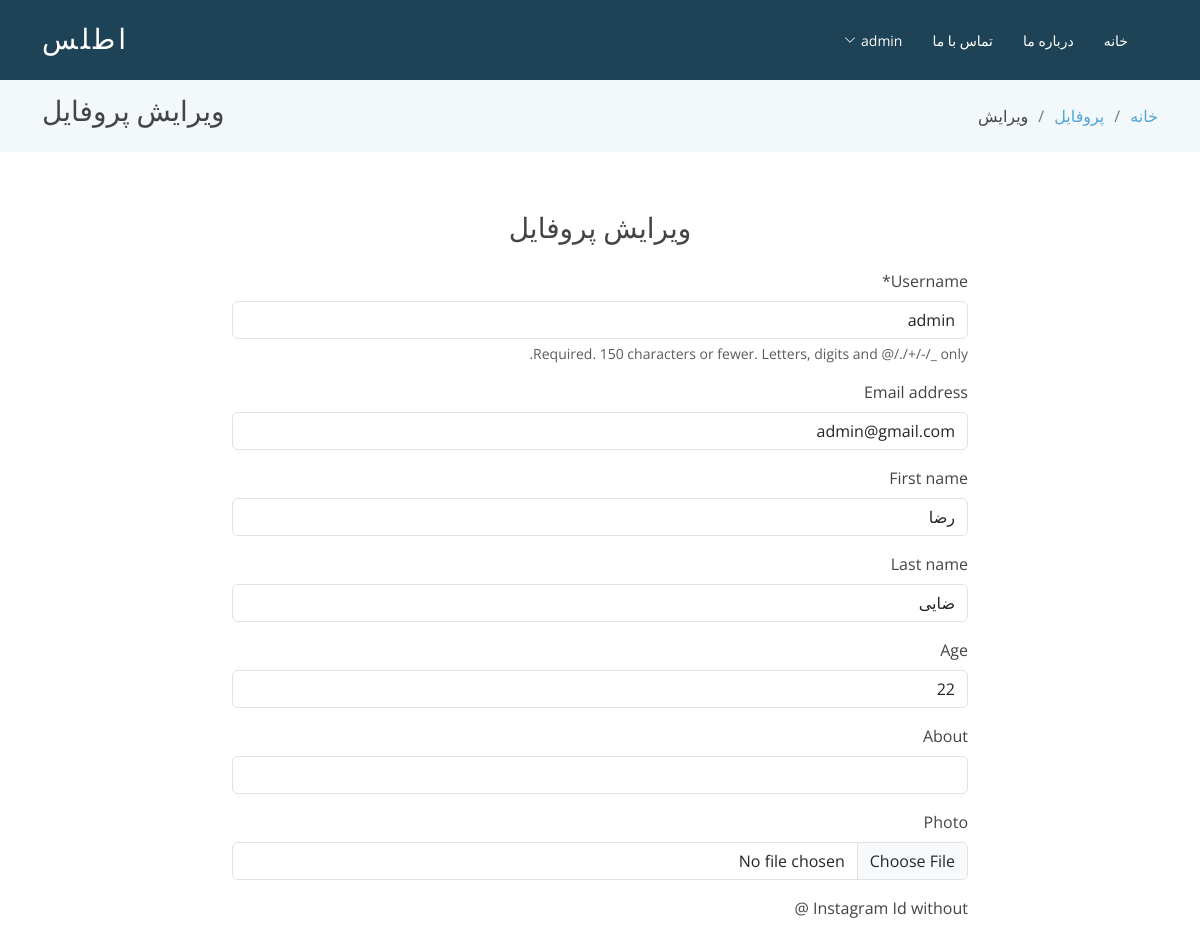
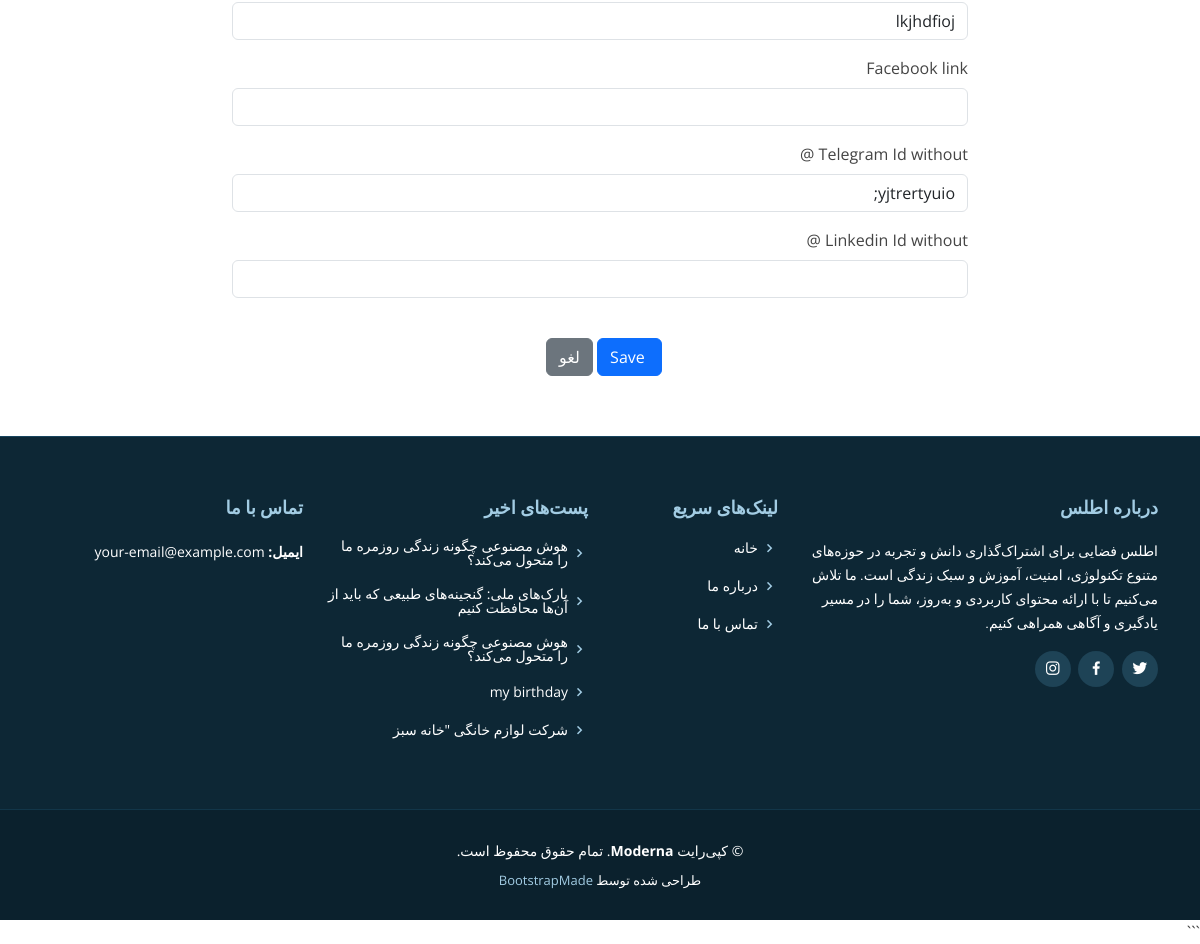
The page /account/profile/edit/ (signed in) on the database its author committed (2 pictures, top to bottom).
### account/models.py (models this page shows)
class CustomUser(AbstractUser):
    age = models.PositiveIntegerField(null=True, blank=True)
    photo = models.ImageField(
        upload_to='photo/profile/%Y/%m/%d/', null= True , blank= True)
    about = models.CharField(max_length=255, null=True ,blank= True)
    instagram = models.CharField(max_length=150 ,null=True ,blank= True ,verbose_name='Instagram Id without @' )
    telegram = models.CharField(max_length=150 ,null=True ,blank= True ,verbose_name='Telegram Id without @' )
    linkedin = models.CharField(max_length=150 ,null=True ,blank= True ,verbose_name='linkedin Id without @' )
    facebook = models.URLField(max_length=150 ,null=True ,blank= True ,verbose_name='facebook link ' )

### blog/models.py (models this page shows, shortened)
class Post(models.Model):
    title = models.CharField(max_length=255 , verbose_name="عنوان")
    excerpt = models.TextField(verbose_name="خلاصه")
    body = models.TextField(verbose_name="متن کامل")
    author = models.ForeignKey('account.CustomUser', on_delete=models.CASCADE , verbose_name="نویسنده")
    date =date = models.DateTimeField(auto_now_add=True, verbose_name="تاریخ انتشار")
    photo = models.ImageField(upload_to='photo/%Y/%m/%d' ,  verbose_name="تصویر ")
    category = models.ForeignKey(Category, on_delete=models.SET_NULL, null=True,blank=True,
        related_name='posts',
        verbose_name="دسته‌بندی"
    )
    likes= models.ManyToManyField(settings.AUTH_USER_MODEL ,
        related_name= "blog_posts_liked",
        blank=True ,
        verbose_name='پسندیدن'
    )
    tags = TaggableManager(verbose_name="برچسب‌ها", blank=True)
    class Meta:
        ordering = ['-date']
    def get_absolute_url(self):
        return reverse('post_detail', kwargs={'pk': self.pk})

### account/views.py (the view)
# urls.py: path('profile/edit/', UpdateProfieView.as_view(), name='profile_edit'),
class UpdateProfieView(LoginRequiredMixin,UpdateView):
    model = CustomUser
    form_class = CustomUserChangeForm
    template_name = 'profile_form.html'
    success_url =reverse_lazy('profile')
    def get_object(self, queryset = None):
        return self.request.user

### account/forms.py
class CustomUserChangeForm(UserChangeForm):
    password = None
    class Meta:
        model = CustomUser
        fields = ('username', 'email','first_name','last_name','age','about','photo','instagram','facebook','telegram','linkedin')

### blog/context_processors.py (called while the page is built)
def recent_posts(request):
    recent_posts=Post.objects.order_by('-date')[:5]
    return {'recent_posts':recent_posts}

def common_sidebar_data(request):
    all_tags = Tag.objects.all()
    categories_with_posts = Category.objects.annotate(
        num_posts=Count('posts')
    ).filter(num_posts__gt=0).order_by('name')
    context = {
        'all_categories_sidebar': categories_with_posts,
        'all_tags_sidebar': all_tags,
    }
    return context

### templates/profile_form.html (shortened to what this page needs)
{% extends "base.html" %}
{% load static %}
{% load crispy_forms_tags %}
{% block content %}
  <section class="breadcrumbs">
    <div class="container">
      <div class="d-flex justify-content-between align-items-center">
        <h2>ویرایش پروفایل </h2>
        <ol>
          <li><a href="{% url 'home' %}">خانه</a></li>
          <li><a href="{% url 'profile' %}">پروفایل</a></li>
          <li>ویرایش</li>
        </ol>
      </div>
    </div>
  </section><section id="profile-edit" class="profile-edit-section spad">
    <div class="container" data-aos="fade-up">
      <div class="row justify-content-center">
        <div class="col-lg-8">
          <h3 class="text-center mb-4">ویرایش پروفایل </h3>
          <form method="post" enctype="multipart/form-data">
            {{ form | crispy }}
            <br>
            <div class="text-center">
                <input type="submit" value=" Save" class="btn btn-primary">
                <a href="{% url 'profile' %}" class="btn btn-secondary ms-2">لغو</a>
            </div>
          </form>
        </div>
      </div>
    </div>
  </section>
{% endblock content %}

### templates/base.html (shortened to what this page needs)
{% load static %}
<!DOCTYPE html>
<html lang="fa" dir="rtl" >
<head>
  <link href="{% static 'assets/vendor/animate.css/animate.min.css' %}" rel="stylesheet">
  <link href="{% static 'assets/vendor/aos/aos.css' %}" rel="stylesheet">
  <link href="{% static 'assets/vendor/bootstrap/css/bootstrap.min.css' %}" rel="stylesheet">
  <link href="{% static 'assets/vendor/bootstrap-icons/bootstrap-icons.css' %}" rel="stylesheet">
  <link href="{% static 'assets/vendor/boxicons/css/boxicons.min.css' %}" rel="stylesheet">
  <link href="{% static 'assets/vendor/glightbox/css/glightbox.min.css' %}" rel="stylesheet">
  <link href="{% static 'assets/vendor/swiper/swiper-bundle.min.css' %}" rel="stylesheet">
  <link href="{% static 'assets/css/style.css' %}" rel="stylesheet">
  <link href="{% static 'assets/css/rtl-custom.css' %}" rel="stylesheet">
</head>
<body>
  <header id="header" class="fixed-top d-flex align-items-center">
    <div class="container d-flex justify-content-between align-items-center">
      <div class="logo">
        <h1 class="text-light"><a href="index.html"><span>اطلس</span></a></h1>
      </div>
      <nav id="navbar" class="navbar">
        <ul>
          <li><a href="{% url 'home' %}">خانه</a></li>
          <li> <a href="{% url 'about' %}">درباره ما</a></li>
          <li> <a href="{% url 'contact' %}">تماس با ما</a></li>
          {% if user.is_authenticated %}
          <li class="dropdown"><a href="#"><span>{{ user.username }}</span> <i class="bi bi-chevron-down"></i></a>
          </li>
          {% endif %}
        </ul>
      </nav>
    </div>
  </header>
  <main  id="main">
    {% block content %}
    {% endblock content %}
  </main>
  <footer id="footer" data-aos="fade-up" data-aos-easing="ease-in-out" data-aos-duration="500">
    <div class="footer-top">
      <div class="container">
        <div class="row">
          <div class="col-lg-4 col-md-6 footer-info">
            <h3>درباره اطلس</h3>
            <p>اطلس  فضایی برای اشتراک‌گذاری دانش و تجربه در حوزه‌های متنوع تکنولوژی، امنیت، آموزش و سبک زندگی است. ما تلاش می‌کنیم تا با ارائه محتوای کاربردی و به‌روز، شما را در مسیر یادگیری و آگاهی همراهی کنیم.</p>
            <div class="social-links mt-3">
              <a href="#" class="twitter"><i class="bx bxl-twitter"></i></a>
              <a href="#" class="facebook"><i class="bx bxl-facebook"></i></a>
              <a href="#" class="instagram"><i class="bx bxl-instagram"></i></a>
            </div>
          </div>
          <div class="col-lg-2 col-md-6 footer-links">
            <h4>لینک‌های سریع</h4>
            <ul>
              <li><i class="bx bx-chevron-right"></i> <a href="{% url 'home' %}">خانه</a></li>
              <li><i class="bx bx-chevron-right"></i> <a href="{% url 'about' %}">درباره ما</a></li>
              <li><i class="bx bx-chevron-right"></i> <a href="{% url 'contact' %}">تماس با ما</a></li>
            </ul>
          </div>
          <div class="col-lg-3 col-md-6 footer-links">
            <h4>پست‌های اخیر</h4>
            <ul>
              {% for post in recent_posts %}
                <li><i class="bx bx-chevron-right"></i> <a href="{{ post.get_absolute_url }}">{{ post.title }}</a></li>
              {% empty %}
                <li>پستی یافت نشد.</li>
              {% endfor %}
            </ul>
          </div>
          <div class="col-lg-3 col-md-6 footer-contact">
            <h4>تماس با ما</h4>
            <p>
              <strong>ایمیل:</strong> your-email@example.com<br>
            </p>
          </div>
        </div>
      </div>
    </div>
    <div class="container">
      <div class="copyright">
        &copy; کپی‌رایت <strong><span>Moderna</span></strong>. تمام حقوق محفوظ است.
      </div>
      <div class="credits">
        طراحی شده توسط <a href="https://bootstrapmade.com/">BootstrapMade</a>
      </div>
    </div>
  </footer>```
</body>
</html>

### static/assets/css/style.css (style rules this page uses)
body { font-family: "Open Sans", sans-serif; color: #444; }
a { color: #4fa6d5; text-decoration: none; }
h1, h2, h3, h4, h5, h6, .font-primary { font-family: "Roboto", sans-serif; }
#header { height: 80px; transition: all 0.5s; z-index: 997; transition: all 0.5s; background: #1e4356; }
#header .logo h1 { font-size: 28px; margin: 0; padding: 4px 0; line-height: 1; font-weight: 400; letter-spacing: 3px; text-transform: uppercase; }
#header .logo h1 a, #header .logo h1 a:hover { color: #fff; text-decoration: none; }
#main { margin-top: 80px; }
.navbar { padding: 0; }
.navbar ul { margin: 0; padding: 0; display: flex; list-style: none; align-items: center; }
.navbar li { position: relative; }
.navbar a, .navbar a:focus { display: flex; align-items: center; justify-content: space-between; padding: 10px 0 10px 30px; font-family: "Open Sans", sans-serif; font-size: 14px; color: #fff; white-space: nowrap; transition: 0.3s; }
.navbar a i, .navbar a:focus i { font-size: 12px; line-height: 0; margin-left: 5px; }
section { padding: 60px 0; }
.breadcrumbs { padding: 15px 0; background-color: #f3f8fa; min-height: 40px; }
.breadcrumbs h2 { font-size: 28px; font-weight: 300; }
.breadcrumbs ol { display: flex; flex-wrap: wrap; list-style: none; padding: 0; margin: 0; }
.breadcrumbs ol li+li { padding-left: 10px; }
.breadcrumbs ol li+li::before { display: inline-block; padding-right: 10px; color: #6c757d; content: "/"; }
#footer { background: #0b212d; padding: 0 0 30px 0; color: #fff; font-size: 14px; }
#footer .footer-top { background: #0d2735; border-top: 1px solid #17455e; border-bottom: 1px solid #123649; padding: 60px 0 30px 0; }
#footer .footer-top .footer-info { margin-bottom: 30px; }
#footer .footer-top .footer-info h3 { font-size: 18px; margin: 0 0 20px 0; padding: 2px 0 2px 0; line-height: 1; color: #a2cce3; font-weight: 600; }
#footer .footer-top .footer-info p { font-size: 14px; line-height: 24px; margin-bottom: 0; font-family: "Roboto", sans-serif; color: #fff; }
#footer .footer-top .social-links a { font-size: 18px; display: inline-block; background: #1e4356; color: #fff; line-height: 1; padding: 8px 0; margin-right: 4px; border-radius: 50%; text-align: center; width: 36px; height: 36px; transition: 0.3s; }
#footer .footer-top h4 { font-size: 18px; font-weight: 600; color: #a2cce3; position: relative; padding-bottom: 12px; }
#footer .footer-top .footer-links { margin-bottom: 30px; }
#footer .footer-top .footer-links ul { list-style: none; padding: 0; margin: 0; }
#footer .footer-top .footer-links ul i { padding-right: 2px; color: #a2cce3; font-size: 18px; line-height: 1; }
#footer .footer-top .footer-links ul li { padding: 10px 0; display: flex; align-items: center; }
#footer .footer-top .footer-links ul li:first-child { padding-top: 0; }
#footer .footer-top .footer-links ul a { color: #fff; transition: 0.3s; display: inline-block; line-height: 1; }
#footer .footer-top .footer-contact { margin-bottom: 30px; }
#footer .footer-top .footer-contact p { line-height: 26px; }
#footer .copyright { text-align: center; padding-top: 30px; }
#footer .credits { padding-top: 10px; text-align: center; font-size: 13px; color: #fff; }
#footer .credits a { color: #a2cce3; }

### static/assets/css/rtl-custom.css (style rules this page uses)
body { direction: rtl; text-align: right; }
.navbar a, .navbar a:focus { padding: 10px 30px 10px 0; }
.navbar a i, .navbar a:focus i { margin-left: 0; margin-right: 5px; }
.breadcrumbs ol li+li { padding-left: 0; padding-right: 10px; }
.breadcrumbs ol li+li::before { padding-right: 0; padding-left: 10px; float: right; }
#footer .footer-top .social-links a { margin-right: 0; margin-left: 4px; }
#footer .footer-top .footer-links ul i { padding-right: 0; padding-left: 2px; }
#header .container { flex-direction: row-reverse; }
.breadcrumbs .d-flex { flex-direction: row-reverse; }

### rows shown on the page
CustomUser: username "admin", email "admin@gmail.com", first_name "رضا", last_name "ضایی", age "22", instagram "lkjhdfioj", telegram "yjtrertyuio;"
Post: title "هوش مصنوعی چگونه زندگی روزمره ما را متحول می‌کند؟"
Post: title "پارک‌های ملی: گنجینه‌های طبیعی که باید از آن‌ها محافظت کنیم"
Post: title "هوش مصنوعی چگونه زندگی روزمره ما را متحول می‌کند؟"
Post: title "my birthday"
Post: title "شرکت لوازم خانگی \"خانه سبز"
